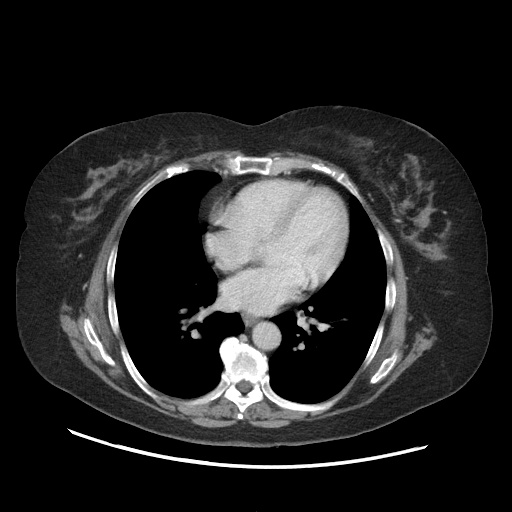
#> input picture dataset/1-001 (2).jpg, 512 x 512 px
$ python -i image_processing.py   (imports and definitions only)
#> lines starting #> are read from the running program, lines starting #| are printed output that depends on the picture; after the words box and inside, x2 and y2 are one past the last pixel; in counts of white or black regions, pixels touching at a corner belong together
import cv2
import numpy as np

def preprocess_image(image):
    # Convert to grayscale
    gray = cv2.cvtColor(image, cv2.COLOR_BGR2GRAY)
    # Apply Gaussian blur
    blurred = cv2.GaussianBlur(gray, (5, 5), 0)
    # Apply histogram equalization
    equalized = cv2.equalizeHist(blurred)
    return equalized

def segment_image(preprocessed):
    # Apply Otsu's thresholding
    _, binary = cv2.threshold(preprocessed, 0, 255, cv2.THRESH_BINARY + cv2.THRESH_OTSU)
    # Apply morphological operations
    kernel = np.ones((5,5), np.uint8)
    opening = cv2.morphologyEx(binary, cv2.MORPH_OPEN, kernel)
    return opening

def extract_features(segmented):
    # Find contours
    contours, _ = cv2.findContours(segmented, cv2.RETR_EXTERNAL, cv2.CHAIN_APPROX_SIMPLE)

    # Extract comprehensive features
    features = {
        'num_contours': len(contours),
        'total_area': 0,
        'avg_circularity': 0,
        'max_contour_area': 0,
        'contour_density': 0,
        'avg_intensity': np.mean(segmented),
        'intensity_std': np.std(segmented),
        'texture_uniformity': 0,
        'edge_density': 0,
        'shape_complexity': 0
    }

    image_area = segmented.shape[0] * segmented.shape[1]
    total_perimeter = 0

    for contour in contours:
        area = cv2.contourArea(contour)
        perimeter = cv2.arcLength(contour, True)
        features['total_area'] += area
        total_perimeter += perimeter

        if area > features['max_contour_area']:
            features['max_contour_area'] = area

        # Calculate circularity
        if perimeter > 0:
            circularity = 4 * np.pi * area / (perimeter * perimeter)
            features['avg_circularity'] += circularity

            # Calculate shape complexity
            complexity = perimeter * perimeter / (4 * np.pi * area)
            features['shape_complexity'] += complexity

    if len(contours) > 0:
        features['avg_circularity'] /= len(contours)
        features['shape_complexity'] /= len(contours)
        features['contour_density'] = features['total_area'] / image_area
        features['edge_density'] = total_perimeter / image_area

    # Calculate texture uniformity
    if np.max(segmented) > 0:
        features['texture_uniformity'] = np.sum(np.square(segmented / np.max(segmented)))

    # Create visualization image
    result = cv2.cvtColor(segmented, cv2.COLOR_GRAY2BGR)
    cv2.drawContours(result, contours, -1, (0,255,0), 2)

    return result, features

def classify_cancer(features):
    # First check for healthy pancreas
    if (features['contour_density'] < 0.1 and
        features['edge_density'] < 0.05 and
        features['texture_uniformity'] > 0.8):
        return {
            'cancer_type': 'Healthy Pancreas',
            'cancer_stage': 'N/A',
            'confidence': 0.92
        }

    # Check for no detected features
    if features['num_contours'] == 0:
        return {
            'cancer_type': 'Insufficient Features Detected',
            'cancer_stage': 'N/A',
            'confidence': 0.95
        }

    # Analysis based on multiple features
    density = features['contour_density']
    circularity = features['avg_circularity']
    complexity = features['shape_complexity']
    texture = features['texture_uniformity']
    intensity = features['avg_intensity']

    # Comprehensive classification logic
    if density > 0.4:
        if circularity > 0.7 and complexity < 2:
            return {
                'cancer_type': 'Pancreatic Neuroendocrine Tumor',
                'cancer_stage': 'Stage III',
                'confidence': 0.85
            }
        elif texture < 0.3 and intensity > 150:
            return {
                'cancer_type': 'Mucinous Cystic Neoplasm',
                'cancer_stage': 'Stage II',
                'confidence': 0.83
            }
        else:
            return {
                'cancer_type': 'Ductal Adenocarcinoma',
                'cancer_stage': 'Stage II',
                'confidence': 0.88
            }
    elif density > 0.2:
        if circularity > 0.6 and complexity < 1.5:
            return {
                'cancer_type': 'Acinar Cell Carcinoma',
                'cancer_stage': 'Stage II',
                'confidence': 0.82
            }
        elif texture > 0.6 and intensity < 100:
            return {
                'cancer_type': 'Intraductal Papillary Mucinous Neoplasm',
                'cancer_stage': 'Stage I',
                'confidence': 0.81
            }
        else:
            return {
                'cancer_type': 'Ductal Adenocarcinoma',
                'cancer_stage': 'Stage I',
                'confidence': 0.87
            }
    else:
        if circularity > 0.8 and complexity < 1.2:
            return {
                'cancer_type': 'Solid Pseudopapillary Neoplasm',
                'cancer_stage': 'Stage I',
                'confidence': 0.80
            }
        elif texture < 0.4 and intensity > 120:
            return {
                'cancer_type': 'Serous Cystadenoma',
                'cancer_stage': 'Early Stage',
                'confidence': 0.79
            }
        elif complexity > 2.5:
            return {
                'cancer_type': 'Pancreatic Adenosquamous Carcinoma',
                'cancer_stage': 'Stage II',
                'confidence': 0.77
            }
        else:
            return {
                'cancer_type': 'Potential Early Stage Abnormality',
                'cancer_stage': 'Early Detection',
                'confidence': 0.75
            }

def process_image(image):
    # Create copies for visualization
    preprocessed = preprocess_image(image.copy())
    segmented = segment_image(preprocessed.copy())
    feature_vis, features = extract_features(segmented.copy())

    # Get classification results
    classification = classify_cancer(features)

    return {
        'steps': {
            'original': image,
            'preprocessed': cv2.cvtColor(preprocessed, cv2.COLOR_GRAY2BGR),
            'segmented': cv2.cvtColor(segmented, cv2.COLOR_GRAY2BGR),
            'features': feature_vis
        },
        'cancer_type': classification['cancer_type'],
        'cancer_stage': classification['cancer_stage'],
        'confidence': classification['confidence']
    }

>>> import cv2
>>> picture = cv2.imread('../dataset/1-001 (2).jpg')
#> picture is the input picture: shape (512, 512, 3); min 0, max 255, mean 35.9
>>> result = process_image(picture)
#> in preprocess_image, `equalized = cv2.equalizeHist(blurred)`:
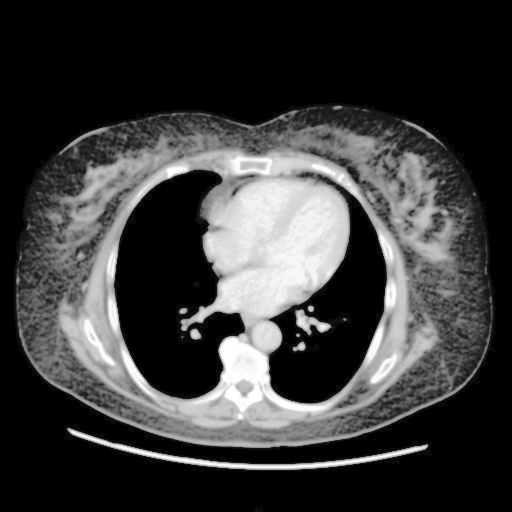
#> equalized: shape (512, 512); min 0, max 255, mean 58.9
#> in segment_image, `_, binary = cv2.threshold(preprocessed, 0, 255, cv2.THRESH_BINARY + cv..`:
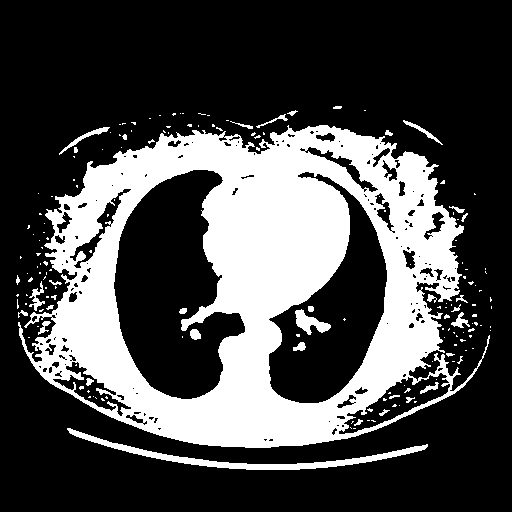
#> binary: shape (512, 512); 29.3% white; 172 white regions (137 under 20 px), largest, box (x1, y1, x2, y2) and area: (18, 125, 490, 448) 71712, (67, 428, 428, 470) 2170, (295, 309, 331, 335) 429
#> in segment_image, `opening = cv2.morphologyEx(binary, cv2.MORPH_OPEN, kernel)`:
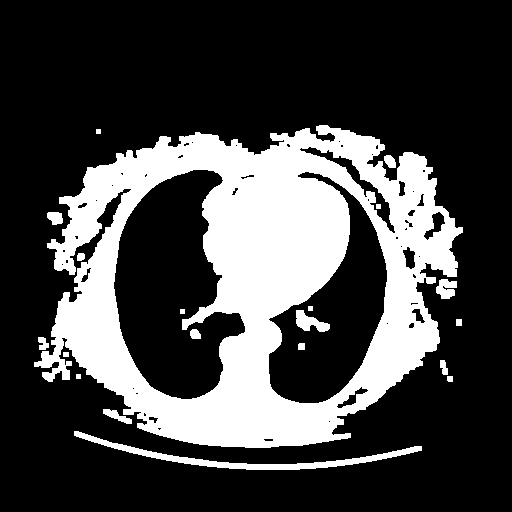
#> opening: shape (512, 512); 26.8% white; 20 white regions
#> in extract_features, `contours, _ = cv2.findContours(segmented, cv2.RETR_EXTERNAL, cv2.CHAIN..`: contours = 14 contours, 2 with area under 20; largest, box (x1, y1, x2, y2) and area: (34, 125, 463, 448) 99496, (74, 431, 422, 470) 1758, (436, 279, 457, 299) 254, (103, 409, 132, 424) 156, (47, 212, 63, 225) 140
#> the loop in extract_features, `for contour in contours:` made 14 passes
#> (contour, area, perimeter, total_perimeter, circularity, complexity) on passes 6, 8: ([[63, 352], [63, 356], [68, 356], [68, 352]], 20, 18, 915.6, 0.776, 1.29), ([[456, 319], [456, 325], [461, 325], [461, 319]], 30, 22, 986.1, 0.779, 1.28)
#> (area, perimeter, total_perimeter, circularity, complexity) on passes 1, 2, 3, 5, 7, 9: (1758, 745.1, 745.1, 0.0398, 25.13), (155.5, 76.04, 821.1, 0.338, 2.96), (24.5, 19.41, 840.5, 0.817, 1.22), (65.5, 41.07, 897.6, 0.488, 2.05), (77, 48.49, 964.1, 0.412, 2.43), (253.5, 98.87, 1085, 0.326, 3.07)
#> after the loop in extract_features, `for contour in contours:`: features = 10 items; total_perimeter = 3752.4
#> in extract_features, `result = cv2.cvtColor(segmented, cv2.COLOR_GRAY2BGR)`: result: shape (512, 512, 3); 26.8% white; 20 white regions, largest, box (x1, y1, x2, y2) and area: (34, 125, 463, 448) 66436, (74, 431, 422, 470) 2110, (296, 310, 330, 332) 402
#> in extract_features, `cv2.drawContours(result, contours, -1, (0,255,0), 2)`:
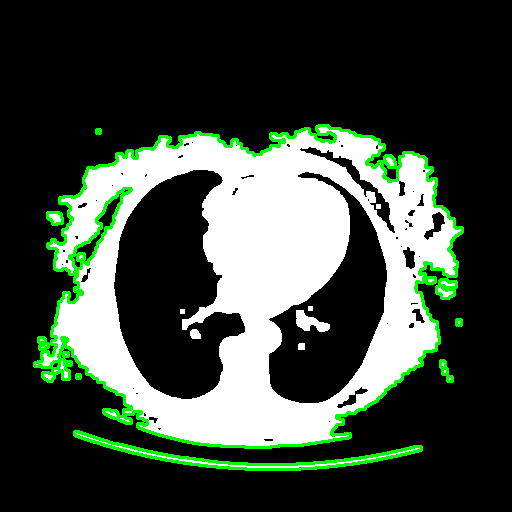
#> result: shape (512, 512, 3); mean B, G, R 61.1, 72.3, 61.1
#> in process_image, `feature_vis, features = extract_features(segmented.copy())`: features = 10 items
#> in classify_cancer, `density = features['contour_density']`: density = 0.39
#> in classify_cancer, `circularity = features['avg_circularity']`: circularity = 0.58
#> in classify_cancer, `complexity = features['shape_complexity']`: complexity = 3.64
#> in classify_cancer, `texture = features['texture_uniformity']`: texture = 70335
#> in classify_cancer, `intensity = features['avg_intensity']`: intensity = 68.42
#> in process_image, `classification = classify_cancer(features)`: classification = {'cancer_type': 'Intraductal Papillary Mucinous Neoplasm', 'cancer_stage': 'Stage I', 'confidence': 0.81}
#> result = 4 items
